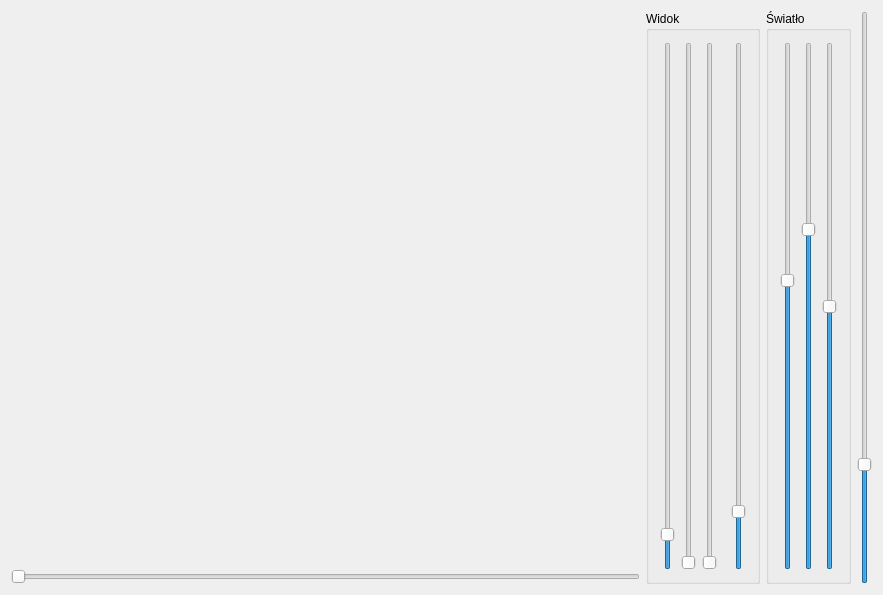
<?xml version="1.0" encoding="UTF-8"?>
<ui version="4.0">
 <class>MainWindow</class>
 <widget class="QMainWindow" name="MainWindow">
  <property name="geometry">
   <rect>
    <x>0</x>
    <y>0</y>
    <width>883</width>
    <height>595</height>
   </rect>
  </property>
  <property name="windowTitle">
   <string>MainWindow</string>
  </property>
  <widget class="QWidget" name="centralWidget">
   <layout class="QGridLayout" name="gridLayout">
    <item row="0" column="0">
     <widget class="WidgetOpenGL" name="widgetOpenGL" native="true">
      <property name="minimumSize">
       <size>
        <width>200</width>
        <height>200</height>
       </size>
      </property>
     </widget>
    </item>
    <item row="0" column="5" rowspan="2">
     <widget class="QGroupBox" name="groupBoxView">
      <property name="sizePolicy">
       <sizepolicy hsizetype="Maximum" vsizetype="Preferred">
        <horstretch>0</horstretch>
        <verstretch>0</verstretch>
       </sizepolicy>
      </property>
      <property name="title">
       <string>Widok</string>
      </property>
      <layout class="QHBoxLayout" name="horizontalLayout">
       <item>
        <widget class="QSlider" name="verticalSliderRotX">
         <property name="maximum">
          <number>3600</number>
         </property>
         <property name="value">
          <number>200</number>
         </property>
         <property name="orientation">
          <enum>Qt::Vertical</enum>
         </property>
        </widget>
       </item>
       <item>
        <widget class="QSlider" name="verticalSliderRotZ">
         <property name="maximum">
          <number>3600</number>
         </property>
         <property name="orientation">
          <enum>Qt::Vertical</enum>
         </property>
        </widget>
       </item>
       <item>
        <widget class="QSlider" name="verticalSliderRotY">
         <property name="maximum">
          <number>3600</number>
         </property>
         <property name="orientation">
          <enum>Qt::Vertical</enum>
         </property>
        </widget>
       </item>
       <item>
        <spacer name="horizontalSpacer">
         <property name="orientation">
          <enum>Qt::Horizontal</enum>
         </property>
         <property name="sizeType">
          <enum>QSizePolicy::Fixed</enum>
         </property>
         <property name="sizeHint" stdset="0">
          <size>
           <width>8</width>
           <height>20</height>
          </size>
         </property>
        </spacer>
       </item>
       <item>
        <widget class="QSlider" name="verticalSliderZoom">
         <property name="maximum">
          <number>1000</number>
         </property>
         <property name="value">
          <number>100</number>
         </property>
         <property name="orientation">
          <enum>Qt::Vertical</enum>
         </property>
        </widget>
       </item>
      </layout>
     </widget>
    </item>
    <item row="0" column="6" rowspan="2">
     <widget class="QGroupBox" name="groupBoxLight">
      <property name="sizePolicy">
       <sizepolicy hsizetype="Maximum" vsizetype="Preferred">
        <horstretch>0</horstretch>
        <verstretch>0</verstretch>
       </sizepolicy>
      </property>
      <property name="title">
       <string>Światło</string>
      </property>
      <layout class="QHBoxLayout" name="horizontalLayout_2">
       <item>
        <widget class="QSlider" name="verticalSliderLightX">
         <property name="minimum">
          <number>-100</number>
         </property>
         <property name="maximum">
          <number>100</number>
         </property>
         <property name="value">
          <number>10</number>
         </property>
         <property name="orientation">
          <enum>Qt::Vertical</enum>
         </property>
        </widget>
       </item>
       <item>
        <widget class="QSlider" name="verticalSliderLightY">
         <property name="minimum">
          <number>-100</number>
         </property>
         <property name="maximum">
          <number>100</number>
         </property>
         <property name="value">
          <number>30</number>
         </property>
         <property name="orientation">
          <enum>Qt::Vertical</enum>
         </property>
        </widget>
       </item>
       <item>
        <widget class="QSlider" name="verticalSliderLightZ">
         <property name="minimum">
          <number>-100</number>
         </property>
         <property name="maximum">
          <number>100</number>
         </property>
         <property name="orientation">
          <enum>Qt::Vertical</enum>
         </property>
        </widget>
       </item>
      </layout>
     </widget>
    </item>
    <item row="1" column="0">
     <widget class="QSlider" name="horizontalSlider_Slider">
      <property name="maximum">
       <number>10000</number>
      </property>
      <property name="orientation">
       <enum>Qt::Horizontal</enum>
      </property>
     </widget>
    </item>
    <item row="0" column="7" rowspan="2">
     <widget class="QSlider" name="verticalSliderEdge">
      <property name="maximum">
       <number>500</number>
      </property>
      <property name="value">
       <number>100</number>
      </property>
      <property name="orientation">
       <enum>Qt::Vertical</enum>
      </property>
     </widget>
    </item>
   </layout>
  </widget>
 </widget>
 <layoutdefault spacing="6" margin="11"/>
 <customwidgets>
  <customwidget>
   <class>WidgetOpenGL</class>
   <extends>QWidget</extends>
   <header location="global">widgetopengl.h</header>
   <container>1</container>
   <slots>
    <slot>v_transform()</slot>
   </slots>
  </customwidget>
 </customwidgets>
 <resources/>
 <connections/>
</ui>
